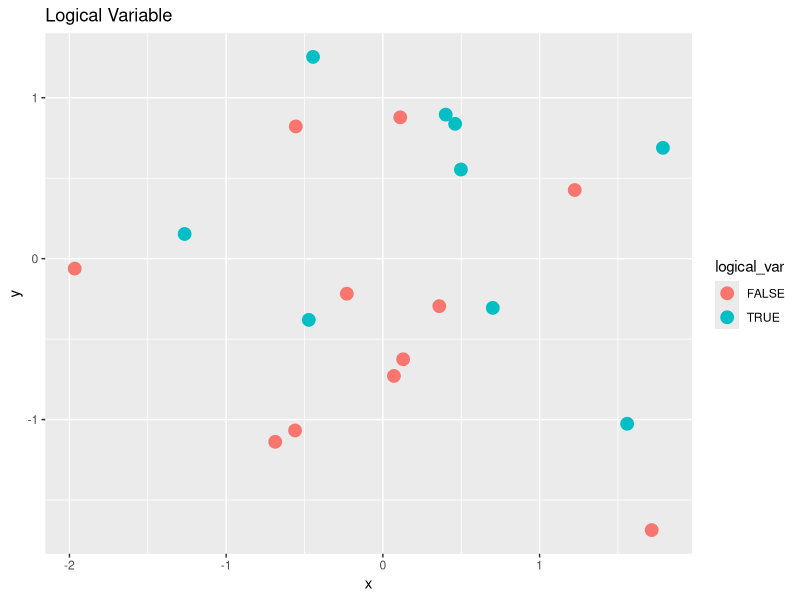
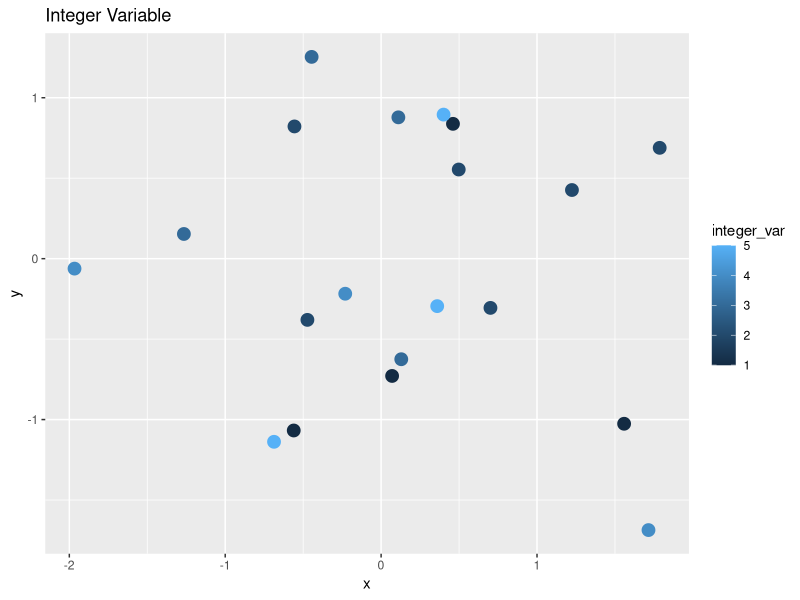
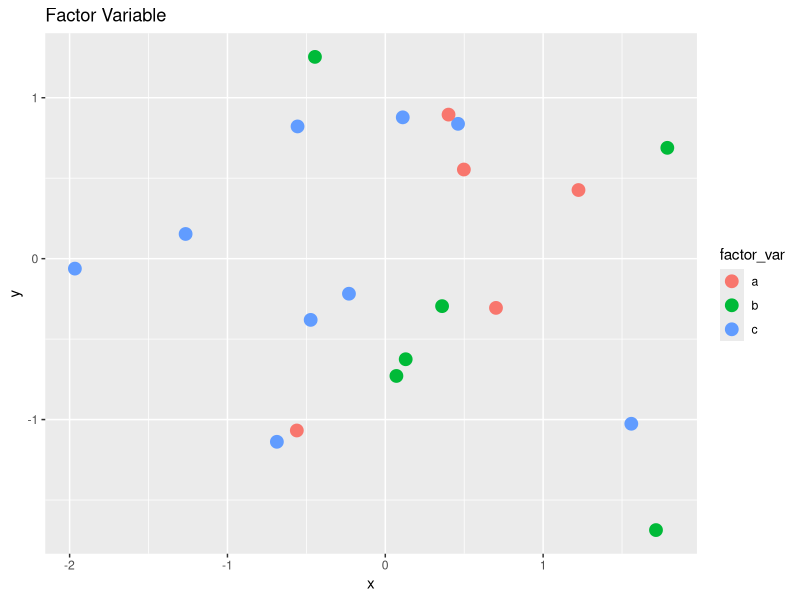
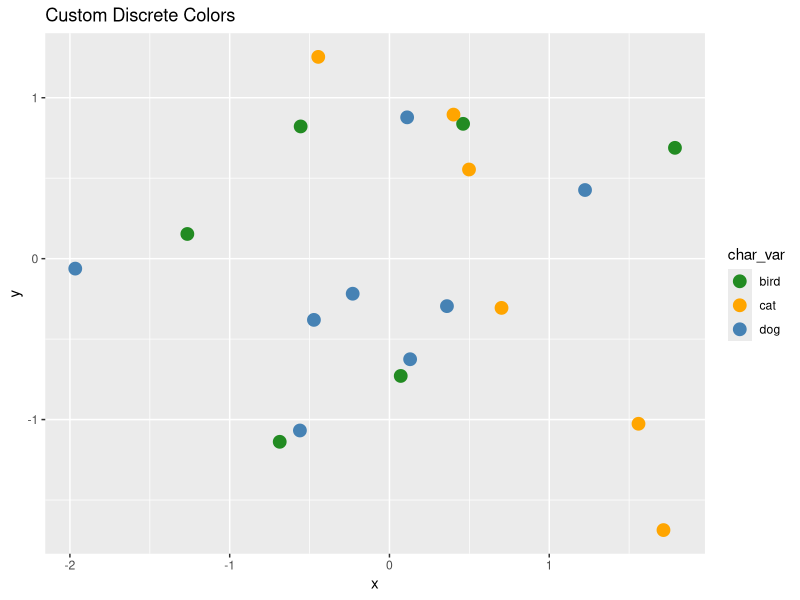
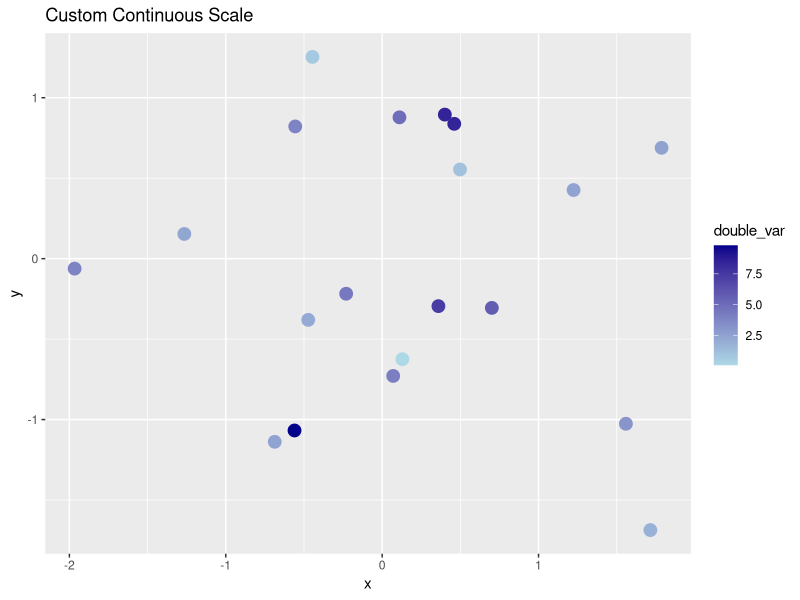
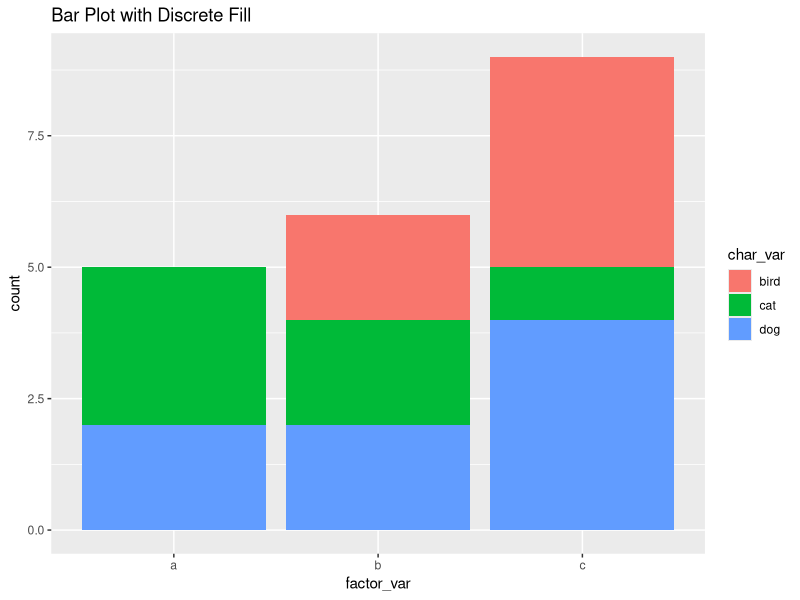

Here is the R script that generated these plots, in order:
## ---- chunk 1
#| echo: true
#| code-fold: true
#| output-location: column-fragment
library(ggplot2)
set.seed(123)

demo_df <- data.frame(
  x = rnorm(20),
  y = rnorm(20),
  logical_var = sample(c(TRUE, FALSE), 20, replace = TRUE),
  integer_var = sample(1:5, 20, replace = TRUE),
  double_var = runif(20, 0, 10),
  factor_var = factor(sample(letters[1:3], 20, replace = TRUE)),
  char_var = sample(c("cat", "dog", "bird"), 20, replace = TRUE)
)

head(demo_df)

## ---- chunk 2
# Logical (two-color discrete)
ggplot(demo_df, aes(x, y, color = logical_var)) +
  geom_point(size = 4) +
  labs(title = "Logical Variable")

# Integer (continuous gradient)
ggplot(demo_df, aes(x, y, color = integer_var)) +
  geom_point(size = 4) +
  labs(title = "Integer Variable")

# Factor (discrete palette)
ggplot(demo_df, aes(x, y, color = factor_var)) +
  geom_point(size = 4) +
  labs(title = "Factor Variable")

## ---- chunk 3
# Discrete manual colors for factor or character variables
ggplot(demo_df, aes(x, y, color = char_var)) +
  geom_point(size = 4) +
  scale_color_manual(values = c("cat" = "orange", "dog" = "steelblue", "bird" = "forestgreen")) +
  labs(title = "Custom Discrete Colors")

# Continuous gradient for numeric variable
ggplot(demo_df, aes(x, y, color = double_var)) +
  geom_point(size = 4) +
  scale_color_continuous(low = "lightblue", high = "darkblue") +
  labs(title = "Custom Continuous Scale")

# Using scale_fill_discrete() with filled geoms
ggplot(demo_df, aes(x = factor_var, fill = char_var)) +
  geom_bar() +
  scale_fill_discrete() +
  labs(title = "Bar Plot with Discrete Fill")

